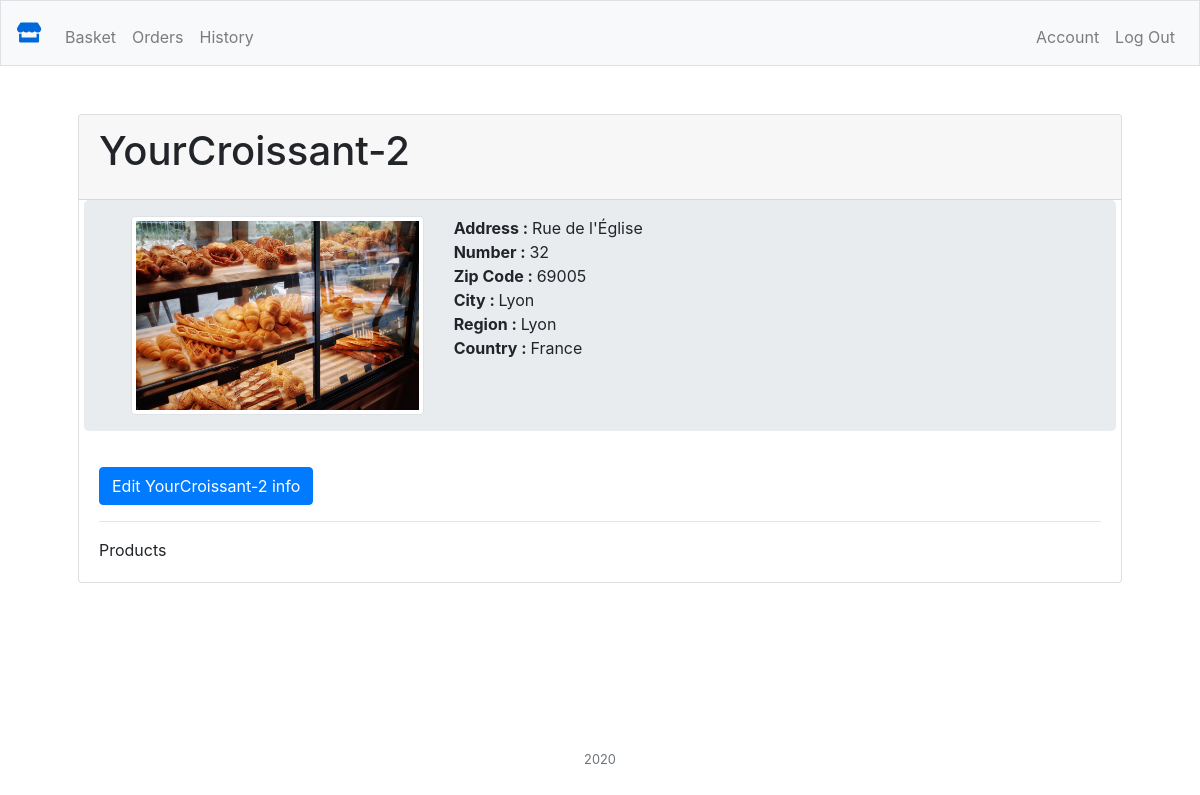
Screenshot of /store/2 (signed in) with the database file from the repository.
### tables this page shows
CREATE TABLE "stores" (
	"id"	INTEGER NOT NULL UNIQUE,
	"name"	TEXT NOT NULL,
	"address_id"	INTEGER NOT NULL,
	"business_id"	INTEGER NOT NULL,
	"front_pic"	TEXT,
	PRIMARY KEY("id" AUTOINCREMENT)
);

CREATE TABLE "addresses" (
	"id"	INTEGER NOT NULL PRIMARY KEY AUTOINCREMENT UNIQUE,
	"street"	TEXT NOT NULL,
	"number"	INTEGER NOT NULL,
	"zip_code"	TEXT NOT NULL,
	"city"	TEXT NOT NULL,
	"region"	TEXT NOT NULL,
	"country"	TEXT NOT NULL
);

### controller.py (the view)
@app.route("/store/<id>")
@login_required
def store(id):
    validate_user(id)
    store_query = str(db.execute(f"SELECT s.id AS store_id, s.name, s.front_pic, a.* FROM stores AS s INNER JOIN addresses AS a ON s.address_id = a.id INNER JOIN business AS b ON s.business_id = b.id WHERE s.id = :store AND b.user_id = :user",
        store=int(id), user=session['user_id']))
    store = ast.literal_eval(store_query[1:len(store_query)-1])
    products = db.execute(f"SELECT p.* FROM products AS p INNER JOIN business AS b ON p.business_id = b.id INNER JOIN stores AS s ON b.id = s.business_id WHERE s.id = :store AND b.user_id = :user",
        store=int(id), user=session['user_id'])
    return render_template(STORE_PAGE, store=store, products=products)

### app.py (called while the page is built)
@app.after_request
def after_request(response):
    response.headers["Cache-Control"] = "no-cache, no-store, must-revalidate"
    response.headers["Expires"] = 0
    response.headers["Pragma"] = "no-cache"
    return response

### utils.py (called while the page is built)
def login_required(f):
    @wraps(f)
    def decorated_function(*args, **kwargs):
        if session.get("user_id") is None:
            return redirect(url_for(LOGIN, next=request.url))
        return f(*args, **kwargs)
    return decorated_function

def validate_user(id):
    validate_user = db.execute(f"SELECT s.id FROM stores AS s INNER JOIN business AS b ON s.business_id = b.id WHERE s.id = :store AND b.user_id = :user",
        store=id, user=session['user_id'])
    if int(id) is not validate_user[0]["id"]:
        return "You have no permission to access this page"

### templates/store.html (shortened to what this page needs)
{% extends "index.html" %}
{% block main %}
    <div class="card">
        <div class="card-header">
            <h1 class="card-title">{{ store["name"] }}</h1>
        </div>
        <div class="card-body">
            <div class="row jumbotron">
                <div class="col-12 col-sm-6 col-md-4 ">
                    <img src="{{ url_for('static',  filename= store.front_pic) }}"  alt="store picture" class="img-thumbnail"/>
                </div>
                <div class="col-12  mb-3 col-md-4 mb-md-0">
                    <div><b>Address : </b>{{ store["street"] }}</div>
                    <div><b>Number : </b>{{ store["number"] }}</div>
                    <div><b>Zip Code : </b>{{ store["zip_code"] }}</div>
                    <div><b>City : </b>{{ store["city"] }}</div>
                    <div><b>Region : </b>{{ store["region"] }}</div>
                    <div><b>Country : </b>{{ store["country"] }}</div>
                </div>
            </div>
            <a href="{{ url_for('edit', id=store['store_id']) }}" class="btn btn-primary mt-1">Edit {{ store["name"]}} info</a>
            <hr>
            <div>
                Products
            </div>
        </div>
    </div>
{% endblock %}

### static/style.css (style rules this page uses)
body { min-height:100vh; margin:0; position:relative; }
body::after { content: ''; display: block; height: 50px; }
.jumbotron { margin-top : -20px; padding: 1rem 2rem; }

### rows the page displays
stores: name "YourCroissant-2"
addresses: street "Rue de l'Église", country "France"

### other values shown
{{ store["number"] }} "32"
{{ store["zip_code"] }} "69005"
{{ store["city"] }} "Lyon"
{{ store["region"] }} "Lyon"
